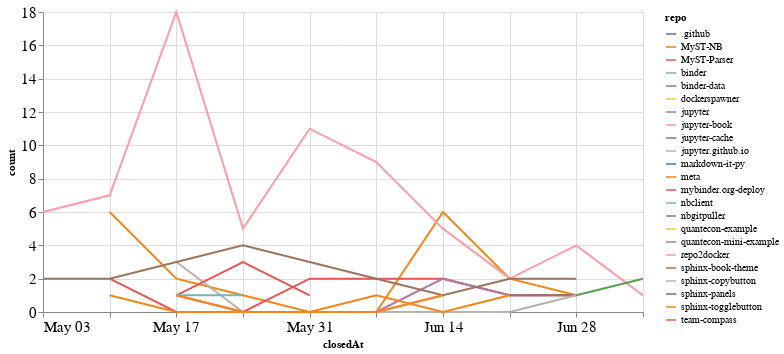

Source (notebook cell):
### Code cell
closed_by_time = closed_by.groupby('repo').resample('W', on='closedAt').count()['author'].reset_index()
closed_by_time = closed_by_time.rename(columns={'author': 'count'})

alt.Chart(closed_by_time, width=600).mark_line().encode(
    x='closedAt',
    y='count',
    color='repo',
    tooltip="repo"
)

### Figure 1 — Vega-Lite specification as saved in the notebook (floating-point values rounded to 4 significant figures)
{"config": {"axisLeft": {"labelFontSize": 15}, "axisBottom": {"labelFontSize": 15}}, "data": {"name": "data-76113b1f2f4948fc89a12eeb96b8f0ce"}, "mark": "line", "encoding": {"color": {"type": "nominal", "field": "repo"}, "tooltip": {"type": "nominal", "field": "repo"}, "x": {"type": "temporal", "field": "closedAt"}, "y": {"type": "quantitative", "field": "count"}}, "width": 600, "$schema": "https://vega.github.io/schema/vega-lite/v4.8.1.json", "datasets": {"data-76113b1f2f4948fc89a12eeb96b8f0ce": [{"repo": ".github", "closedAt": "2020-07-05T00:00:00", "count": 1}, {"repo": "MyST-NB", "closedAt": "2020-05-10T00:00:00", "count": 6}, {"repo": "MyST-NB", "closedAt": "2020-05-17T00:00:00", "count": 2}, {"repo": "MyST-NB", "closedAt": "2020-05-24T00:00:00", "count": 1}, {"repo": "MyST-NB", "closedAt": "2020-05-31T00:00:00", "count": 0}, {"repo": "MyST-NB", "closedAt": "2020-06-07T00:00:00", "count": 0}, {"repo": "MyST-NB", "closedAt": "2020-06-14T00:00:00", "count": 6}, {"repo": "MyST-NB", "closedAt": "2020-06-21T00:00:00", "count": 2}, {"repo": "MyST-NB", "closedAt": "2020-06-28T00:00:00", "count": 1}, {"repo": "MyST-Parser", "closedAt": "2020-05-10T00:00:00", "count": 2}, {"repo": "MyST-Parser", "closedAt": "2020-05-17T00:00:00", "count": 0}, {"repo": "MyST-Parser", "closedAt": "2020-05-24T00:00:00", "count": 0}, {"repo": "MyST-Parser", "closedAt": "2020-05-31T00:00:00", "count": 2}, {"repo": "MyST-Parser", "closedAt": "2020-06-07T00:00:00", "count": 2}, {"repo": "MyST-Parser", "closedAt": "2020-06-14T00:00:00", "count": 2}, {"repo": "MyST-Parser", "closedAt": "2020-06-21T00:00:00", "count": 1}, {"repo": "MyST-Parser", "closedAt": "2020-06-28T00:00:00", "count": 1}, {"repo": "binder", "closedAt": "2020-06-28T00:00:00", "count": 1}, {"repo": "binder-data", "closedAt": "2020-06-21T00:00:00", "count": 1}, {"repo": "dockerspawner", "closedAt": "2020-06-28T00:00:00", "count": 2}, {"repo": "jupyter", "closedAt": "2020-05-17T00:00:00", "count": 1}, {"repo": "jupyter", "closedAt": "2020-05-24T00:00:00", "count": 0}, {"repo": "jupyter", "closedAt": "2020-05-31T00:00:00", "count": 0}, {"repo": "jupyter", "closedAt": "2020-06-07T00:00:00", "count": 0}, {"repo": "jupyter", "closedAt": "2020-06-14T00:00:00", "count": 2}, {"repo": "jupyter", "closedAt": "2020-06-21T00:00:00", "count": 1}, {"repo": "jupyter", "closedAt": "2020-06-28T00:00:00", "count": 1}, {"repo": "jupyter-book", "closedAt": "2020-05-03T00:00:00", "count": 6}, {"repo": "jupyter-book", "closedAt": "2020-05-10T00:00:00", "count": 7}, {"repo": "jupyter-book", "closedAt": "2020-05-17T00:00:00", "count": 18}, {"repo": "jupyter-book", "closedAt": "2020-05-24T00:00:00", "count": 5}, {"repo": "jupyter-book", "closedAt": "2020-05-31T00:00:00", "count": 11}, {"repo": "jupyter-book", "closedAt": "2020-06-07T00:00:00", "count": 9}, {"repo": "jupyter-book", "closedAt": "2020-06-14T00:00:00", "count": 5}, {"repo": "jupyter-book", "closedAt": "2020-06-21T00:00:00", "count": 2}, {"repo": "jupyter-book", "closedAt": "2020-06-28T00:00:00", "count": 4}, {"repo": "jupyter-book", "closedAt": "2020-07-05T00:00:00", "count": 1}, {"repo": "jupyter-cache", "closedAt": "2020-06-21T00:00:00", "count": 1}, {"repo": "jupyter-cache", "closedAt": "2020-06-28T00:00:00", "count": 1}, {"repo": "jupyter.github.io", "closedAt": "2020-05-17T00:00:00", "count": 3}, {"repo": "jupyter.github.io", "closedAt": "2020-05-24T00:00:00", "count": 0}, {"repo": "jupyter.github.io", "closedAt": "2020-05-31T00:00:00", "count": 0}, {"repo": "jupyter.github.io", "closedAt": "2020-06-07T00:00:00", "count": 0}, {"repo": "jupyter.github.io", "closedAt": "2020-06-14T00:00:00", "count": 0}, {"repo": "jupyter.github.io", "closedAt": "2020-06-21T00:00:00", "count": 0}, {"repo": "jupyter.github.io", "closedAt": "2020-06-28T00:00:00", "count": 1}, {"repo": "markdown-it-py", "closedAt": "2020-05-10T00:00:00", "count": 2}, {"repo": "meta", "closedAt": "2020-05-10T00:00:00", "count": 1}, {"repo": "meta", "closedAt": "2020-05-17T00:00:00", "count": 0}, {"repo": "meta", "closedAt": "2020-05-24T00:00:00", "count": 0}, {"repo": "meta", "closedAt": "2020-05-31T00:00:00", "count": 0}, {"repo": "meta", "closedAt": "2020-06-07T00:00:00", "count": 1}, {"repo": "meta", "closedAt": "2020-06-14T00:00:00", "count": 0}, {"repo": "meta", "closedAt": "2020-06-21T00:00:00", "count": 1}, {"repo": "mybinder.org-deploy", "closedAt": "2020-05-17T00:00:00", "count": 1}, {"repo": "mybinder.org-deploy", "closedAt": "2020-05-24T00:00:00", "count": 3}, {"repo": "mybinder.org-deploy", "closedAt": "2020-05-31T00:00:00", "count": 1}, {"repo": "nbclient", "closedAt": "2020-05-17T00:00:00", "count": 1}, {"repo": "nbclient", "closedAt": "2020-05-24T00:00:00", "count": 1}, {"repo": "nbgitpuller", "closedAt": "2020-06-28T00:00:00", "count": 1}, {"repo": "nbgitpuller", "closedAt": "2020-07-05T00:00:00", "count": 2}, {"repo": "quantecon-example", "closedAt": "2020-05-17T00:00:00", "count": 1}, {"repo": "quantecon-mini-example", "closedAt": "2020-06-21T00:00:00", "count": 1}, {"repo": "repo2docker", "closedAt": "2020-05-17T00:00:00", "count": 1}, {"repo": "repo2docker", "closedAt": "2020-05-24T00:00:00", "count": 0}, {"repo": "repo2docker", "closedAt": "2020-05-31T00:00:00", "count": 0}, {"repo": "repo2docker", "closedAt": "2020-06-07T00:00:00", "count": 0}, {"repo": "repo2docker", "closedAt": "2020-06-14T00:00:00", "count": 1}, {"repo": "sphinx-book-theme", "closedAt": "2020-05-03T00:00:00", "count": 2}, {"repo": "sphinx-book-theme", "closedAt": "2020-05-10T00:00:00", "count": 2}, {"repo": "sphinx-book-theme", "closedAt": "2020-05-17T00:00:00", "count": 3}, {"repo": "sphinx-book-theme", "closedAt": "2020-05-24T00:00:00", "count": 4}, {"repo": "sphinx-book-theme", "closedAt": "2020-05-31T00:00:00", "count": 3}, {"repo": "sphinx-book-theme", "closedAt": "2020-06-07T00:00:00", "count": 2}, {"repo": "sphinx-book-theme", "closedAt": "2020-06-14T00:00:00", "count": 1}, {"repo": "sphinx-book-theme", "closedAt": "2020-06-21T00:00:00", "count": 2}, {"repo": "sphinx-book-theme", "closedAt": "2020-06-28T00:00:00", "count": 2}, {"repo": "sphinx-copybutton", "closedAt": "2020-06-21T00:00:00", "count": 2}, {"repo": "sphinx-panels", "closedAt": "2020-05-10T00:00:00", "count": 1}, {"repo": "sphinx-togglebutton", "closedAt": "2020-05-17T00:00:00", "count": 1}, {"repo": "sphinx-togglebutton", "closedAt": "2020-05-24T00:00:00", "count": 0}, {"repo": "sphinx-togglebutton", "closedAt": "2020-05-31T00:00:00", "count": 0}, {"repo": "sphinx-togglebutton", "closedAt": "2020-06-07T00:00:00", "count": 0}, {"repo": "sphinx-togglebutton", "closedAt": "2020-06-14T00:00:00", "count": 1}, {"repo": "team-compass", "closedAt": "2020-06-28T00:00:00", "count": 2}]}}
